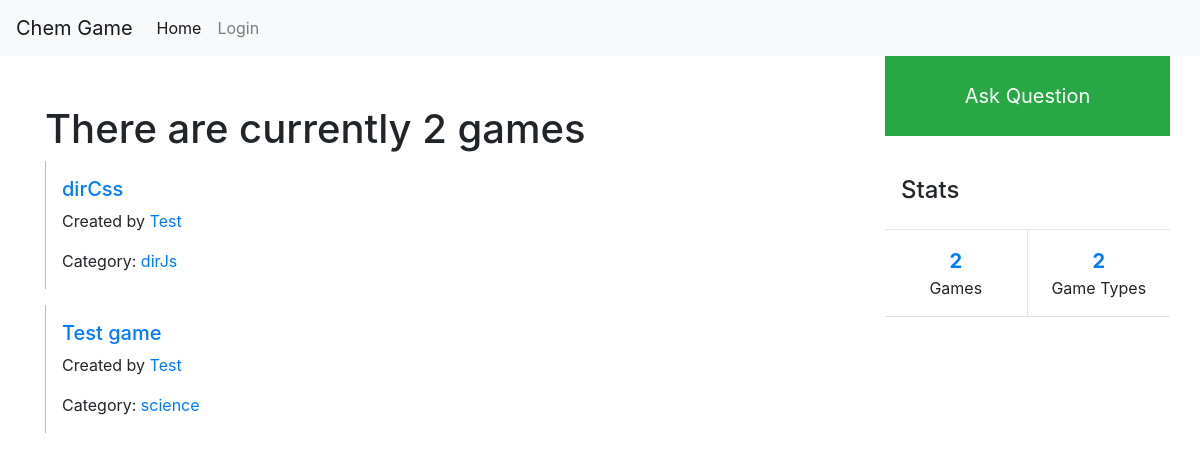
Page /Views/games.php on the committed database.
### tables this page shows
CREATE TABLE `game` (
  `GAME_ID` int(10) UNSIGNED NOT NULL,
  `USER_ID` int(10) UNSIGNED NOT NULL,
  `GAME_TYPE_ID` int(10) UNSIGNED NOT NULL,
  `CONFIG` varchar(255) DEFAULT NULL,
  `GAME_NAME` varchar(255) DEFAULT NULL,
  `category` varchar(255) DEFAULT NULL
);

CREATE TABLE `user` (
  `USER_ID` int(10) UNSIGNED NOT NULL,
  `USERNAME` varchar(48) DEFAULT NULL,
  `PASSWORD` varchar(48) DEFAULT NULL
);

### settings.php (called while the page is built, shortened)
<?php
class MyPDO
{
    protected static $instance;
    protected $pdo;
    public function __construct()
    {
        $host = '127.0.0.1';
        $db = 'chemgame';
        $user = 'root';
        $pass = '';
        $charset = 'utf8mb4';
        $opt = array(
            PDO::ATTR_ERRMODE => PDO::ERRMODE_EXCEPTION,
            PDO::ATTR_DEFAULT_FETCH_MODE => PDO::FETCH_ASSOC,
            PDO::ATTR_EMULATE_PREPARES => FALSE,
        );
        $dsn = "mysql:host=$host;dbname=$db;charset=$charset";
        $this->pdo = new PDO($dsn, $user, $pass, $opt);
    }
    public static function instance()
    {
        if (self::$instance === null) {
            self::$instance = new self;
        }
        return self::$instance;
    }
    public function __call($method, $args)
    {
        return call_user_func_array(array($this->pdo, $method), $args);
    }
    public function run($sql, $args = [])
    {
        if (!$args) {
            return $this->query($sql);
        }
        $stmt = $this->pdo->prepare($sql);
        $stmt->execute($args);
        return $stmt;
    }
}

### Game/GameItem.php (called while the page is built, shortened)
<?php
require_once('../settings.php');
class GameItem
{
    protected $db;
    public function __construct()
    {
        $this->db = MyPDO::instance();
    }
    public function getAllGames()
    {
        return $this->db->run("SELECT * FROM game")->fetchAll(\PDO::FETCH_ASSOC);
    }
}
?>

### User/UserItem.php (called while the page is built, shortened)
<?php
require_once('../settings.php');
class UserItem
{
    protected $db;
    public function __construct()
    {
        $this->db = MyPDO::instance();
    }
    public function find($field, $value)
    {
        return $this->db->run("SELECT * FROM user WHERE $field = ?", [$value]);
    }
    public function getName($id)
    {
        $query = $this->find('user_id', $id);
        $result = $query->fetch();
        return $result["USERNAME"];
    }
}
?>

### GameType/GameTypeItem.php (called while the page is built, shortened)
<?php
require_once('../settings.php');
class GameTypeItem
{
    protected $db;
    public function __construct()
    {
        $this->db = MyPDO::instance();
    }
    public function getAllGames()
    {
        return $this->db->run("SELECT * FROM gametype")->fetchAll(\PDO::FETCH_ASSOC);
    }
}
?>

### Views/games.php (the view, shortened to what this page needs)
<?php
require_once("./navbar.php");
require_once "../settings.php";
require_once "../Game/GameItem.php";
require_once "../User/UserItem.php";
require_once "../GameType/GameTypeItem.php";
$gameitem = new GameItem();
$gametypeitem = new GameTypeItem();
$useritem = new userItem();
?>
<link href="https://code.ionicframework.com/ionicons/2.0.1/css/ionicons.min.css" rel="stylesheet">
<div class="container">
    <div class="row">
        <div class="col-lg-9 mb-3">
            <div class="row text-left mb-5">
                <div class="col-lg-6 mb-3 mb-sm-0">
                </div>
                <div class="col-lg-6 text-lg-right">
                </div>
            </div>
            <h1>There are currently <?= count($gameitem->getAllGames()) ?> games</h1>
            <?php
            foreach ($gameitem->getAllGames() as $game) {
                $id = $useritem->getName($game['USER_ID']);
            ?>
            <div
                class="card row-hover pos-relative py-3 px-3 mb-3 border-warning border-top-0 border-right-0 border-bottom-0 rounded-0">
                <div class="row align-items-center">
                    <div class="col-md-8 mb-3 mb-sm-0">
                        <h5>
                            <a href="#" class="text-primary">
                                <?=($game["GAME_NAME"]) ?>
                            </a>
                        </h5>
                        <p class="text-sm"><span class="op-6">Created by</span><a class="text-black" href="#">
                                <?= $id ?>
                            </a></p>
                        <div class="text-sm op-5"> Category: <a class="text-black mr-2" href="#">
                                <?= $game["category"] ?>
                            </a> </div>
                    </div>
                    <div class="col-md-4 op-7">
                    </div>
                </div>
            </div>
            <?php }
            ; ?>
        </div>
        <div class="col-lg-3 mb-4 mb-lg-0 px-lg-0 mt-lg-0">
            <div data-settings="{&quot;parent&quot;:&quot;#content&quot;,&quot;mind&quot;:&quot;#header&quot;,&quot;top&quot;:10,&quot;breakpoint&quot;:992}"
                data-toggle="sticky" class="sticky" style="top: 85px;">
                <div class="sticky-inner">
                    <a class="btn btn-lg btn-block btn-success rounded-0 py-4 mb-3 bg-op-6 roboto-bold" href="#">Ask
                        Question</a>
                    <div class="bg-white mb-3">
                        <h4 class="px-3 py-4 op-5 m-0 roboto-bold">
                            Stats
                        </h4>
                        <hr class="my-0">
                        <div class="row text-center d-flex flex-row op-7 mx-0">
                            <div class="col-sm-6 flex-ew text-center py-3 border-bottom border-right"> <a
                                    class="d-block lead font-weight-bold" href="games.php">
                                    <?= count($gameitem->getAllGames()) ?>
                                </a> Games </div>
                            <div class="col-sm-6 col flex-ew text-center py-3 border-bottom mx-0"> <a
                                    class="d-block lead font-weight-bold" href="gameTypes.php">
                                    <?= count($gametypeitem->getAllGames()) ?>
                                </a> Game Types</div>
                        </div>
                    </div>
                </div>
            </div>
        </div>
    </div>
</div>

### rows in the picture
game: GAME_NAME "dirCss", USER_ID.USERNAME "Test", category "dirJs"
game: GAME_NAME "Test game", USER_ID.USERNAME "Test", category "science"

### other values in the picture
count($gameitem->getAllGames()) "2"
count($gametypeitem->getAllGames()) "2"
